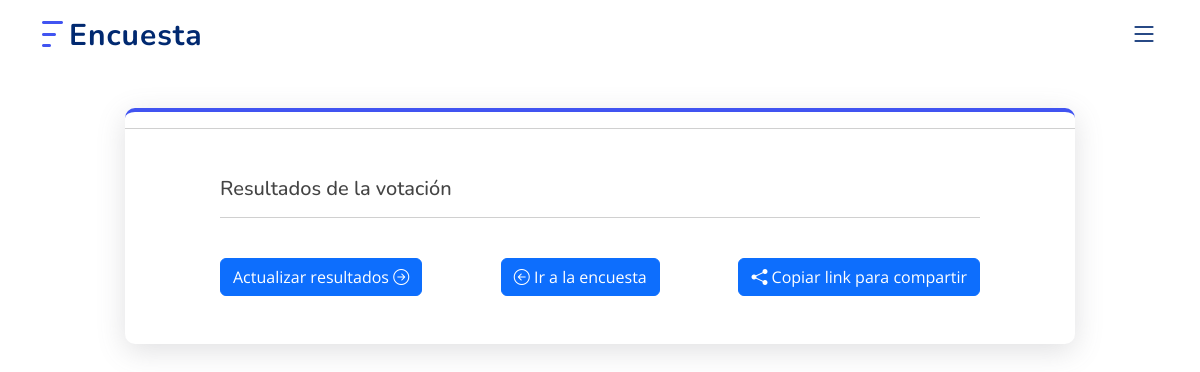
The app's page /resultados_encuesta.php?encuesta=hixjjmOLlAnsHQ7agNCm, older data.
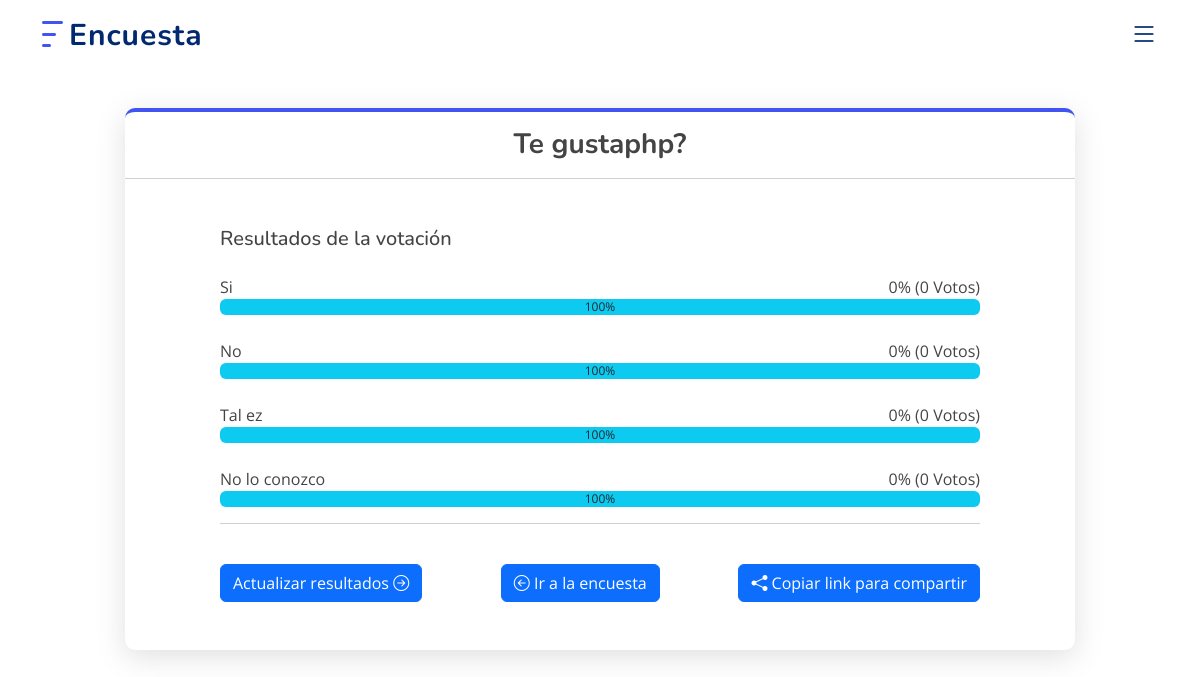
The same page, newer data.
### tables this page shows
CREATE TABLE `tbl_encuestas` (
  `id` int(11) UNSIGNED NOT NULL,
  `code_encuesta` varchar(100) DEFAULT NULL,
  `titulo_encuesta` varchar(250) NOT NULL DEFAULT '',
  `tipo_encuesta` varchar(80) DEFAULT NULL,
  `solicitar_nombre_participante` int(11) DEFAULT 0,
  `permitir_comentarios` int(11) DEFAULT 0,
  `visibilidad_resultados` varchar(100) DEFAULT NULL,
  `duplicados_de_voz` varchar(60) DEFAULT NULL,
  `fecha_finalizacion` timestamp NULL DEFAULT NULL,
  `created_at` timestamp NULL DEFAULT current_timestamp()
);

CREATE TABLE `tbl_opciones_encuesta` (
  `id_pregunta` int(11) UNSIGNED NOT NULL,
  `code_encuesta` varchar(100) DEFAULT NULL,
  `opcion_encuesta` mediumtext DEFAULT NULL,
  `imagen_encuesta` varchar(100) DEFAULT NULL
);

### code_encuesta/acciones_encuesta.php (called while the page is built, shortened)
<?php
   function obtenerEncuesta($con, $code_encuesta)
   {
       $sqlEncuesta = "SELECT
                   e.code_encuesta,
                   e.titulo_encuesta,
                   e.created_at,
                   e.fecha_finalizacion
               FROM tbl_encuestas AS e
               WHERE e.code_encuesta ='" . mysqli_real_escape_string($con, $code_encuesta) . "'";
       $queryEncuesta = mysqli_query($con, $sqlEncuesta);
       $data = mysqli_fetch_assoc($queryEncuesta);
       return $data;
   }
   function obtenerResultadosEncuesta($con, $code_encuesta)
   {
       $sqlRespuestas = ("SELECT o.id_pregunta, o.opcion_encuesta, IFNULL(COUNT(r.respuesta_encuesta), 0) AS total_respuestas
                   FROM tbl_opciones_encuesta AS o
                   LEFT JOIN tbl_respuestas_encuestas AS r ON o.code_encuesta = r.code_encuesta AND o.opcion_encuesta = r.respuesta_encuesta
                   WHERE o.code_encuesta ='" . $code_encuesta . "'
                   GROUP BY o.id_pregunta, o.opcion_encuesta");
       $queryRespuesta = mysqli_query($con, $sqlRespuestas);
       return $queryRespuesta;
   }

### resultados_encuesta.php (the view, shortened to what this page needs)
<!DOCTYPE html>
<html lang="en">
<link rel="stylesheet" href="assets/css/my_custom.css">
<head>
</head>
<body>
    <?php
    if (isset($_POST['encuesta'])) {
        $code_encuesta = $_POST['encuesta'];
    } elseif (isset($_GET['encuesta'])) {
        $code_encuesta = $_GET['encuesta'];
    } else {
        header("Location: index.php");
        exit;
    }
    include('code_encuesta/acciones_encuesta.php');
    $resultadoDetalleEncuesta = obtenerEncuesta($con, $code_encuesta);
    $resultadoRespuestas = obtenerResultadosEncuesta($con, $code_encuesta);
    ?>
    <main id="main mt-5 mb-5">
        <section id="contact" class="contact mt-5">
            <div class="container" data-aos="fade-up">
                <div class="row justify-content-md-center">
                    <div class="col-md-10 box_shadox">
                        <h3 class="text-center mt-3 mb-5">
                            <strong>
                                <?php echo $resultadoDetalleEncuesta['titulo_encuesta']; ?>
                            </strong>
                            <hr>
                        </h3>
                        <div class="mb-5" style="width: 80%; margin:0 auto;">
                            <h5>Resultados de la votaci&oacute;n</h5>
                            <?php
                            $contador = 0;
                            while ($row = mysqli_fetch_assoc($resultadoRespuestas)) {
                                $porcentajeVotaron = ($row['total_respuestas'] / 100) * 100;
                                $contador++;
                            ?>
                                <span id="<?php echo $row['id_pregunta']; ?>">
                                    <label class="mt-4" for="<?php echo $row['total_respuestas']; ?>" style="display: flex; justify-content: space-between;">
                                        <span><?php echo $row['opcion_encuesta']; ?></span>
                                        <span><?php echo $porcentajeVotaron; ?>% (<?php echo $row['total_respuestas']; ?> Votos)</span>
                                    </label>
                                    <div id="progre_<?php echo $contador; ?>">
                                        <div id="progress" class="progress" style="width:100%;">
                                            <div id="progress-bar" class="progress-bar bg-info text-dark" role="progressbar" aria-valuenow="0" aria-valuemin="0" aria-valuemax="100" style="width:0%;">
                                                <span id="texto"> </span>
                                            </div>
                                        </div>
                                    </div>
                                </span>
                            <?php   } ?>
                            <hr>
                            <div class="form-group btnsFlexbox">
                                <a href="resultados_encuesta.php?encuesta=<?php echo $code_encuesta; ?>" class="btn btn-primary mt-4">
                                    Actualizar resultados
                                    <i class="bi bi-arrow-right-circle"></i>
                                </a>
                                <a href="tu_encuesta.php?encuesta=<?php echo $code_encuesta; ?>" class="btn btn-primary mt-4" type="submit">
                                    <i class="bi bi-arrow-left-circle"></i>
                                    Ir a la encuesta
                                </a>
                                <button class="btn btn-primary mt-4" onclick="copiarTexto()">
                                    <i class="bi bi-share-fill"></i>
                                    Copiar link para compartir
                                </button>
                            </div>
                        </div>
                    </div>
                </div>
            </div>
        </section>
    </main>
</body>
</html>

### assets/css/style.css (style rules this page uses)
:root { scroll-behavior: smooth; }
body { font-family: "Open Sans", sans-serif; color: #444444; }
a { color: #4154f1; text-decoration: none; }
h1, h2, h3, h4, h5, h6 { font-family: "Nunito", sans-serif; }
section { padding: 60px 0; overflow: hidden; }
.header { transition: all 0.5s; z-index: 997; padding: 20px 0; }
.header .logo { line-height: 0; }
.header .logo img { max-height: 40px; margin-right: 6px; }
.header .logo span { font-size: 30px; font-weight: 700; letter-spacing: 1px; color: #012970; font-family: "Nunito", sans-serif; margin-top: 3px; }
.navbar { padding: 0; }
.mobile-nav-toggle { color: #012970; font-size: 28px; cursor: pointer; display: none; line-height: 0; transition: 0.5s; }
@media (max-width: 1200px) { .mobile-nav-toggle { display: block; } }

### assets/css/my_custom.css (style rules this page uses)
.box_shadox { padding: 0px !important; border-top: 4px solid #4154f1; border-radius: 10px; box-shadow: rgba(100, 100, 111, 0.2) 0px 7px 29px 0px; }
.btnsFlexbox { display: flex; justify-content: space-between; flex-wrap: wrap; }

Row changes from the older to the newer data that the page shows:
now on this page (row edited): tbl_encuestas: titulo_encuesta "Te gustaphp?"
now on this page (row edited): tbl_opciones_encuesta: opcion_encuesta "Si", porcentajeVotaron "0", total_respuestas "0"
now on this page (row edited): tbl_opciones_encuesta: opcion_encuesta "No", porcentajeVotaron "0", total_respuestas "0"
now on this page (row edited): tbl_opciones_encuesta: opcion_encuesta "Tal ez", porcentajeVotaron "0", total_respuestas "0"
now on this page (row edited): tbl_opciones_encuesta: opcion_encuesta "No lo conozco", porcentajeVotaron "0", total_respuestas "0"
